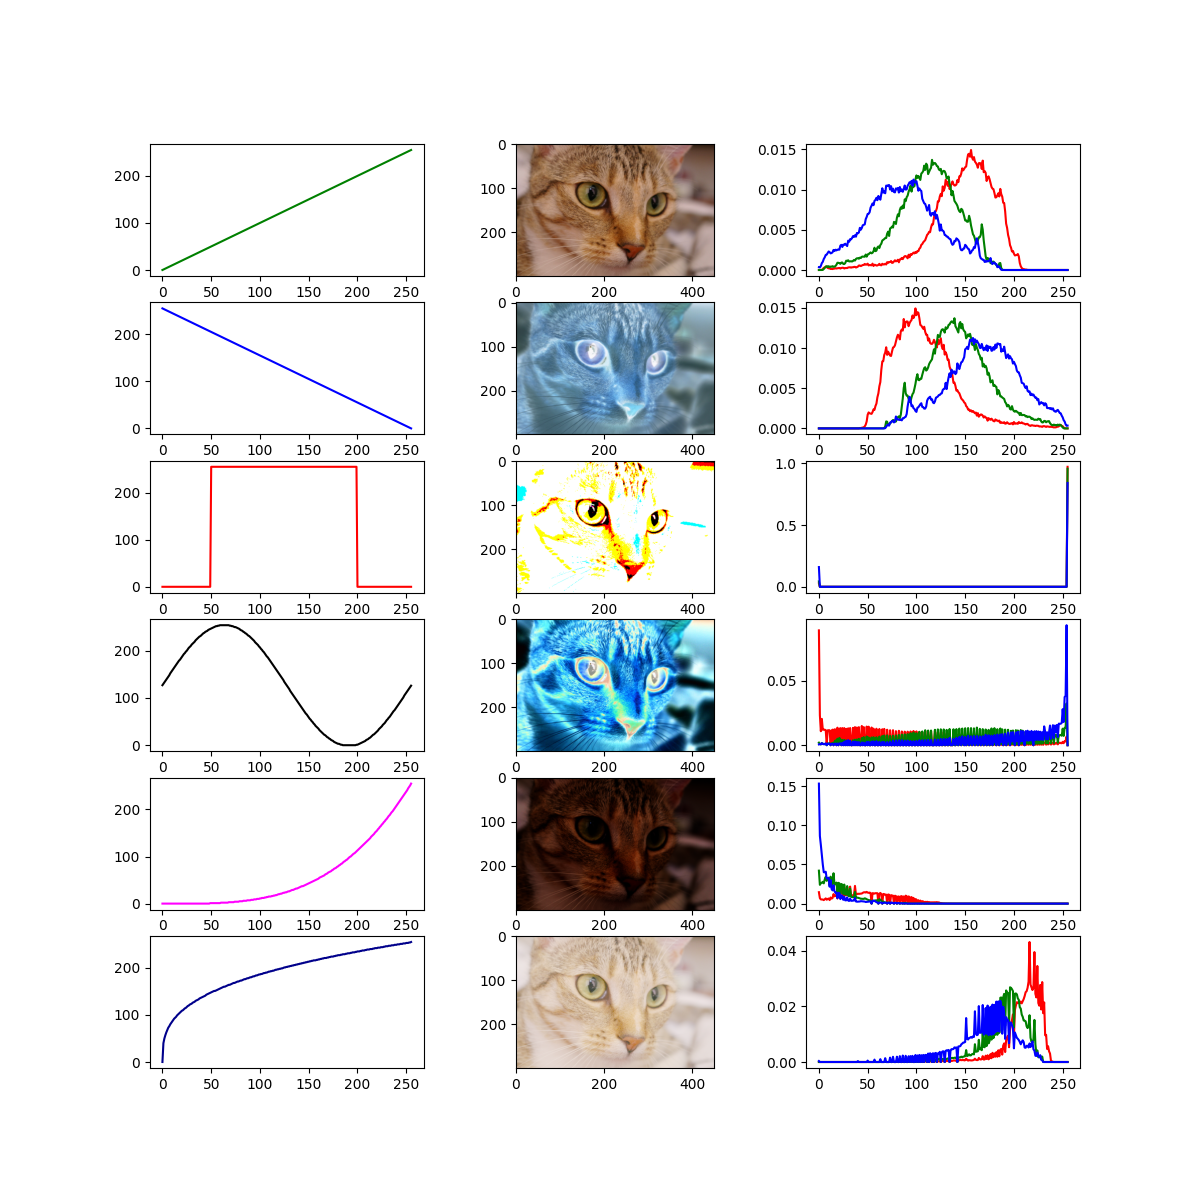

The script that saved this image:
from pickletools import uint8
from skimage.data import chelsea
import numpy as np
import matplotlib.pyplot as plt

# Values
D = 8
L = np.power(2, D).astype(int)

# Define objects
fig, ax = plt.subplots(6, 3, figsize=(12,12))
raw_image = chelsea()
lut_base = np.arange(0,L)

# Other LUTS
lut_identity = np.linspace(0,L-1,L).astype(np.uint8)
lut_negative = np.linspace(L-1, 0, L).astype(np.uint8)
lut_treshould = np.zeros(L).astype(np.uint8)
lut_treshould[50:200] = L-1

# LUT Sinus
lut_sin = np.linspace(0, 2 * np.pi, L)
lut_sin = (((np.sin(lut_sin) +  1) / 2) * L-1)
lut_sin = lut_sin.astype(np.uint8)

# LUT Gamma 03
gamma_03 = 0.3
lut_gamma_03 = np.linspace(255, 0, L).astype(np.uint8)
lut_gamma_03 = (((lut_base/(L-1)) ** (1/gamma_03)) * (L-1)).astype(np.uint8)

# LUT Gamma 3
gamma_3 = 3
lut_gamma_3 = np.linspace(255, 0, L).astype(np.uint8)
lut_gamma_3 = (((lut_base/(L-1)) ** (1/gamma_3)) * (L-1)).astype(np.uint8)

# Definition to create histograms
def histograms(image, pos):
    hist_r = np.unique(image[:,:,0], return_counts=True)
    vhistr = np.zeros((L))
    vhistr[hist_r[0]] = hist_r[1]
    vhistr /= np.sum(vhistr) 
    ax[pos,2].plot(vhistr, c='r')
    
    hist_g = np.unique(image[:,:,1], return_counts=True)
    vhistg = np.zeros((L))
    vhistg[hist_g[0]] = hist_g[1]
    vhistg /= np.sum(vhistg) 
    ax[pos,2].plot(vhistg, c='g')

    hist_b = np.unique(image[:,:,2], return_counts=True)
    vhistb = np.zeros((L))
    vhistb[hist_b[0]] = hist_b[1]
    vhistb /= np.sum(vhistb) 
    ax[pos,2].plot(vhistb, c='b')
    

## Plotting information
# Img 1
identity_img = lut_identity[raw_image]
ax[0,0].plot(lut_identity, c='g')
ax[0,1].imshow(identity_img)
histograms(identity_img, 0)

# Img 2
negative_img = lut_negative[raw_image]
ax[1,0].plot(lut_identity, lut_negative, c='b')
ax[1,1].imshow(negative_img, cmap = 'binary_r')
histograms(negative_img, 1)

# Img 3
treshould_img = lut_treshould[raw_image]
ax[2,0].plot(lut_identity, lut_treshould, c='r')
ax[2,1].imshow(treshould_img)
histograms(treshould_img, 2)

# Img 4
sin_img = lut_sin[raw_image]
ax[3,0].plot(lut_identity, lut_sin, c='black')
ax[3,1].imshow(sin_img)
histograms(sin_img, 3)

# Img 5
gamma03_img = lut_gamma_03[raw_image]
ax[4,0].plot(lut_base, lut_gamma_03, c='magenta')
ax[4,1].imshow(gamma03_img)
histograms(gamma03_img, 4)

# Img 6
gamma3_img = lut_gamma_3[raw_image]
ax[5,0].plot(lut_base, lut_gamma_3, c='darkblue')
ax[5,1].imshow(gamma3_img)
histograms(gamma3_img, 5)

# Saving fig
plt.savefig('lab03.png')